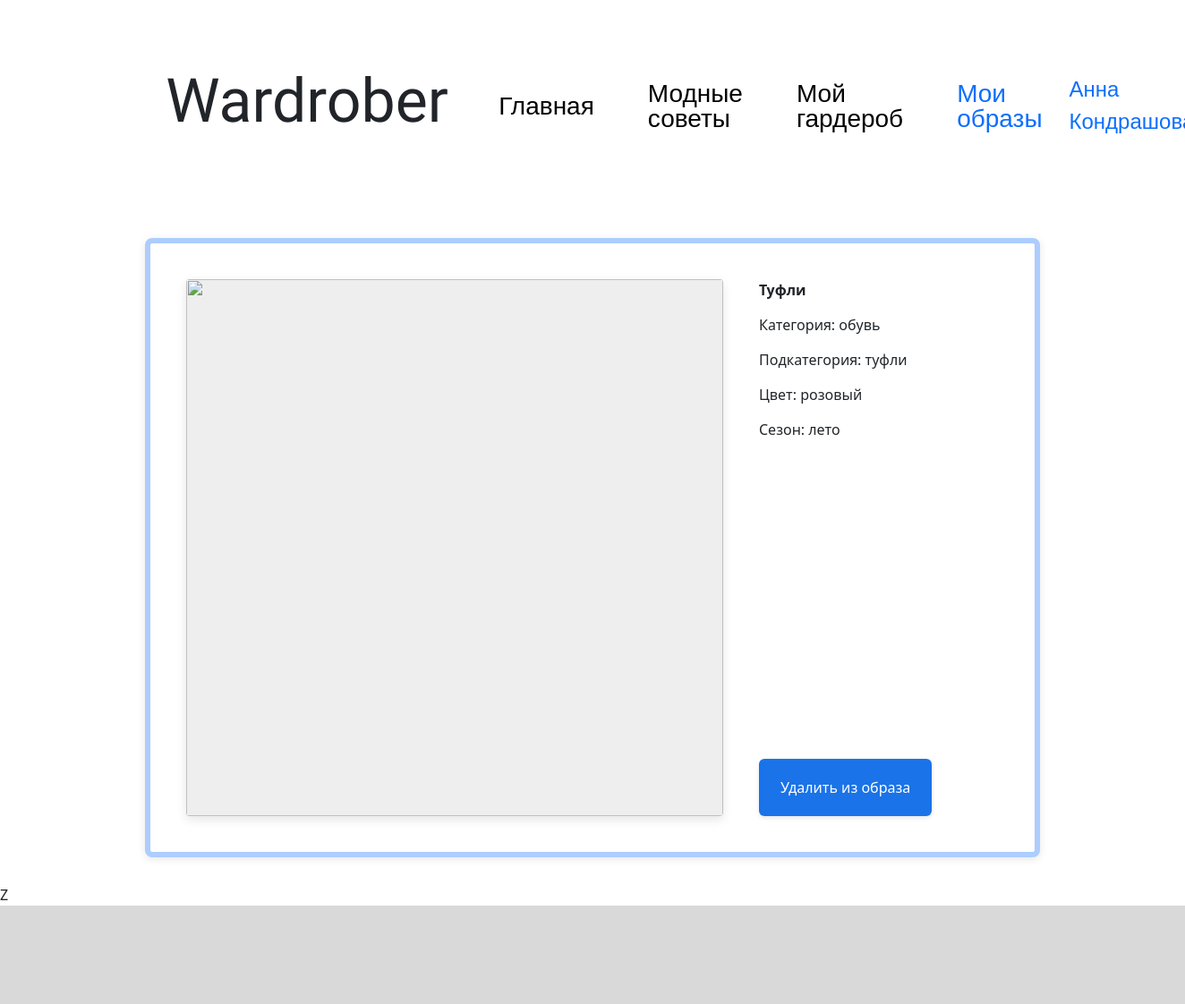
/look/card_of_thing/7 (signed in), run on the app's committed database.
### data/users.py (models this page shows, shortened)
class User(SqlAlchemyBase, UserMixin, SerializerMixin):
    __tablename__ = 'users'
    id = sqlalchemy.Column(sqlalchemy.Integer,
                           primary_key=True, autoincrement=True)
    name = sqlalchemy.Column(sqlalchemy.String, nullable=True)
    login = sqlalchemy.Column(sqlalchemy.String, nullable=True)
    hashed_password = sqlalchemy.Column(sqlalchemy.String, nullable=True)
    modified_date = sqlalchemy.Column(sqlalchemy.DateTime,
                                      default=datetime.datetime.now)

### data/wardrobe_items.py (models this page shows)
class WardrobeItem(SqlAlchemyBase, SerializerMixin):
    __tablename__ = 'wardrobeitems'
    id = sqlalchemy.Column(sqlalchemy.Integer,
                           primary_key=True, autoincrement=True)
    user_id = sqlalchemy.Column(sqlalchemy.Integer,sqlalchemy.ForeignKey("users.id"))
    img_url = sqlalchemy.Column(sqlalchemy.String, nullable=True)
    name = sqlalchemy.Column(sqlalchemy.String, nullable=True)
    category_id = sqlalchemy.Column(sqlalchemy.Integer)
    subcategory_id = sqlalchemy.Column(sqlalchemy.Integer)
    season = sqlalchemy.Column(sqlalchemy.String)
    color_id = sqlalchemy.Column(sqlalchemy.Integer)
    user = orm.relationship('User')

### tables this page shows
CREATE TABLE categories (id INTEGER PRIMARY KEY NOT NULL, name VARCHAR NOT NULL);

CREATE TABLE subcategories (id INTEGER PRIMARY KEY NOT NULL, name VARCHAR NOT NULL, parent_id NOT NULL REFERENCES categories (id));

CREATE TABLE colors (id INTEGER PRIMARY KEY NOT NULL, name VARCHAR NOT NULL);

### server.py (the view)
@app.route('/look/card_of_thing/<int:item_id>')
def look_item(item_id):
    look_id = request.args.get('look_id')
    db_sess = db_session.create_session()
    query = text(
        f"SELECT name, color_id, category_id, subcategory_id, season, img_url FROM wardrobeitems WHERE id = {item_id}")
    items = db_sess.execute(query).fetchone()
    itt = [items[0]]
    query = text(f"SELECT name FROM colors WHERE id = {items[1]}")
    itt.append(db_sess.execute(query).fetchone()[0].lower())
    query = text(f"SELECT name FROM categories WHERE id = {items[2]}")
    itt.append(db_sess.execute(query).fetchone()[0])
    if items[3] != -1:
        query = text(f"SELECT name FROM subcategories WHERE id = {items[3]}")
        itt.append(db_sess.execute(query).fetchone()[0])
    else:
        itt.append(-1)
    itt.append(items[-2].lower())
    itt.append(items[-1].lower())
    return render_template('card_of_thing_look.html', item=itt, path=request.path, item_id=item_id, look_id=look_id)

### data/db_session.py (called while the page is built)
def create_session() -> Session:
    global __factory
    return __factory()

### server.py (called while the page is built)
@login_manager.user_loader
def load_user(user_id):
    db_sess = db_session.create_session()
    user_id = db_sess.query(User).get(user_id)
    db_sess.close()
    return user_id

### templates/card_of_thing_look.html
{% extends "base.html" %}
{% block content %}
{% if current_user.is_authenticated %}
<div class="container_crd_add">
    <img class="item-image_crd_add" src="/static/users_images/{{item[-1]}}"/>
    <div class="content-right_crd_add">
        <div class="item-details_crd_add">
            <p><strong>{{item[0]}}</strong></p>
            {% if item[2] != -1 %}
            <p>Категория: {{item[2]}}</p>
            {% endif %}
            {% if item[3] != -1 %}
            <p>Подкатегория: {{item[3]}}</p>
            {% endif %}
            <p>Цвет: {{item[1]}}</p>
            {% if item[4] != 'a' %}
            <p>Сезон: {{item[4]}}</p>
            {% endif %}
        </div>
        <div class="buttons_crd_add">
            <a href="/del_item_from_look?item_id={{item_id}}&look_id={{look_id}}" class="btn_crd_add btn-add_crd_add">Удалить из образа</a>
        </div>
    </div>
</div>
{% endif %}Z
{% endblock %}

### templates/base.html (shortened to what this page needs)
<!doctype html>
<html lang="en">
<head>
    <link href="https://cdn.jsdelivr.net/npm/bootstrap@5.3.3/dist/css/bootstrap.min.css"
          rel="stylesheet"
>
    <link rel="stylesheet" type="text/css" href="/static/css/style.css"/>
</head>
<body>
<header>
    <nav>
        <h1 class="main-name">Wardrober</h1>
        {% if path == '/' %}
        <a href="/" class="nav-item" style="color:#0D6EFD;">Главная</a>
        {% else %}
        <a href="/" class="nav-item" style="color:#000000;">Главная</a>
        {% endif %}
        {% if 'advice' in path %}
        <a href="/advices" class="nav-item" style="color:#0D6EFD;">Модные советы</a>
        {% else %}
        <a href="/advices" class="nav-item" style="color:#000000;">Модные советы</a>
        {% endif %}
        {% if 'wardrobe' in path %}
        <a href="/wardrobe" class="nav-item" style="color:#0D6EFD;">Мой гардероб</a>
        {% else %}
        <a href="/wardrobe" class="nav-item" style="color:#000000;">Мой гардероб</a>
        {% endif %}
        {% if 'look' in path %}
        <a href="/look" class="nav-item" style="color:#0D6EFD;">Мои образы</a>
        {% else %}
        <a href="/look" class="nav-item" style="color:#000000;">Мои образы</a>
        {% endif %}
        {% if current_user.is_authenticated %}
        <a id="user-name" href="/logout">{{ current_user.name }}</a>
        {% else %}
        <a href="/login" class="btn btn-primary mybtn">Вход</a>
        {% endif %}
    </nav>
</header>
<main role="main" class="container">
    {% block content %}{% endblock %}
</main>
<div id="bottom"></div>
</body>
</html>

### static/css/style.css (style rules this page uses)
body { display: flex; flex-direction: column; min-height: 100vh; }
.container { margin: 0px 0px 0px 0px; padding: 0px 0px 0px 0px; max-width: 100vw; flex: 1; }
#bottom { background-color: #D9D9D9; margin: 40px, 0, 0, 0; height: 110px; width: 100vw; }
nav { display: flex; justify-content: space-between; align-items: center; margin: 60px 14vw 60px 14vw; }
.main-name { font-family: "Italianno", cursive; font-weight: 400; font-size: 68px; font-style: normal; margin-right: 2vw; }
.nav-item, .mybtn { font-family: "Inter", sans-serif; font-size: 28px; font-weight: 300; font-style: normal; text-decoration: none; margin: 30px; line-height: 100%; }
#user-name { font-family: "Inter", sans-serif; font-size: 24px; font-weight: 500; font-style: normal; text-decoration: none; }
.container_crd_add { max-width: 1000px; padding: 40px; gap: 40px; margin: 30px auto; background-color: #fff; border-radius: 8px; box-shadow: 0 2px 10px rgba(0,0,0,0.1); display: flex; border: 6px solid #ACCDFE }
.item-image_crd_add { width: 600px; height: 600px; object-fit: contain; border-radius: 9px; box-shadow: 0 4px 12px rgba(0,0,0,0.1); transition: transform 0.3s ease; background-color: #eee; display: flex; align-items: center; justify-content: center; border-radius: 4px; color: #999; font-size: 18px; flex-shrink: 0; }
.content-right_crd_add { flex: 1; display: flex; flex-direction: column; }
.item-details_crd_add { margin-bottom: 30px; }
.item-details_crd_add p { margin-bottom: 15px; font-size: 16px; text-align: left; }
.buttons_crd_add { display: flex; gap: 15px; margin-top: auto; }
.btn_crd_add { padding: 10px 20px; border: none; border-radius: 4px; font-size: 16px; cursor: pointer; transition: background-color 0.3s; }
.btn-add_crd_add { display: inline-block; padding: 20px 24px; background-color: #1A73E8; color: white; text-align: center; text-decoration: none; border: none; border-radius: 6px; font-size: 16px; font-weight: 500; cursor: pointer; transition: all 0.3s ease; box-shadow: 0 2px 5px rgba(0,0,0,0.1); }

### data on the page
User: name "Анна…"
WardrobeItem: name "Туфли", season "лето"
categories: name "обувь"
subcategories: name "туфли"
colors: name "розовый"
